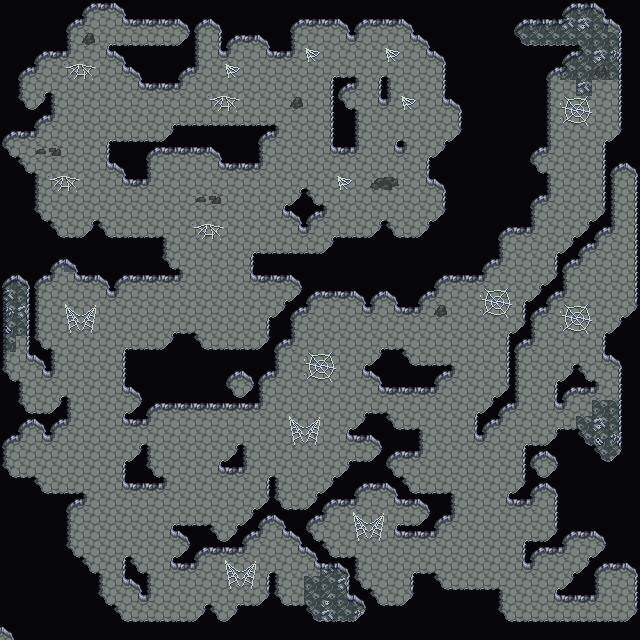

Rendered tile map (Tiled .tmx) drawn with the repository's tilesets; below, a short description and the map source with its tile grids summarised:
An orthogonal 40x40 tile map with 16x16 px tiles, 4 tile layers (Foreground, Tilelaag 3, Tilelaag 4, Walls), 4 tilesets and 44 objects.

<map version="1.10" tiledversion="1.10.1" orientation="orthogonal" renderorder="right-down" width="40" height="40" tilewidth="16" tileheight="16" infinite="0" nextlayerid="11" nextobjectid="110">
 <editorsettings>
  <export target="wastetown..tmx" format="tmx" />
 </editorsettings>
 <tileset firstgid="1" source="../../../../common/maps/tileset/main.tsx" />
 <tileset firstgid="10113" source="../../../../common/maps/tileset/buildings.tsx" />
 <tileset firstgid="11905" source="../../../../common/maps/tileset/dungeon.tsx" />
 <tileset firstgid="16385" source="../../../../common/maps/tileset/buildings-nocollide.tsx" />
 <layer id="3" name="Foreground" width="40" height="40">
  <data>[1600 cells, 1600 non-empty, 3 distinct tile ids]</data>
 </layer>
 <layer id="7" name="Tilelaag 3" width="40" height="40">
  <data>[1600 cells, 63 non-empty, 1 distinct tile ids]</data>
 </layer>
 <layer id="9" name="Tilelaag 4" width="40" height="40">
  <data>[1600 cells, 17 non-empty, 3 distinct tile ids]</data>
 </layer>
 <layer id="6" name="Walls" width="40" height="40">
  <properties>
   <property name="spriteLayer" type="bool" value="true" />
  </properties>
  <data>[1600 cells, 1167 non-empty, 36 distinct tile ids]</data>
 </layer>
 <objectgroup id="4" name="Objects">
  <object id="48" template="../../obj/treasure.tx" x="148.559" y="42.3155">
   <properties>
    <property name="reward">[{"type":"card","probability":1,"count":1,"addMaxCount":5,"colors":["Black"],"rarity":["Uncommon","Rare"],"subTypes":["Spider"],"cardTypes":["Creature"]}]</property>
   </properties>
  </object>
  <object id="49" template="../../../../common/maps/obj/gold.tx" x="144.327" y="139.568" />
  <object id="53" template="../../../../common/maps/obj/enemy.tx" x="208.619" y="253.505">
   <properties>
    <property name="enemy" value="Giant Spider" />
    <property name="threatRange" type="int" value="30" />
   </properties>
  </object>
  <object id="55" template="../../../../common/maps/obj/enemy.tx" x="183.226" y="210.729">
   <properties>
    <property name="enemy" value="Cave Spider" />
    <property name="threatRange" type="int" value="50" />
    <property name="waypoints" value="85,62" />
   </properties>
  </object>
  <object id="56" template="../../obj/booster.tx" x="200.563" y="45.4642">
   <properties>
    <property name="reward">[{"editions":["DMU","BRO","NEO","MID","VOW","SNC","ONE","MOM","MAT","WOE","AFR"],"type":"card","count":10,"rarity":["Common"]},{"editions":["DMU","BRO","NEO","MID","VOW","SNC","ONE","MOM","MAT","WOE","AFR"],"type":"card","count":3,"rarity":["Uncommon"]},{"editions":["DMU","BRO","NEO","MID","VOW","SNC","ONE","MOM","MAT","WOE","AFR"],"type":"card","count":1,"rarity":["Rare","Mythic Rare"]}]</property>
   </properties>
  </object>
  <object id="58" template="../../../../common/maps/obj/waypoint.tx" x="221.473" y="109.515" />
  <object id="59" template="../../../../common/maps/obj/waypoint.tx" x="311.197" y="52.0811" />
  <object id="60" template="../../../../common/maps/obj/waypoint.tx" x="588.667" y="46" />
  <object id="62" template="../../../../common/maps/obj/waypoint.tx" x="297.169" y="176.478" />
  <object id="64" template="../../../../common/maps/obj/waypoint.tx" x="80.3059" y="327.797" />
  <object id="65" template="../../../../common/maps/obj/waypoint.tx" x="68.7555" y="109.78" />
  <object id="66" template="../../../../common/maps/obj/manashards.tx" x="25.0843" y="99.9871" />
  <object id="67" template="../../../../common/maps/obj/manashards.tx" x="355.398" y="105.281" />
  <object id="68" gid="3298" x="179.333" y="173.333" width="16" height="16" />
  <object id="70" template="../../../../common/maps/obj/manashards.tx" x="54.6667" y="296.667" />
  <object id="71" template="../../../../common/maps/obj/manashards.tx" x="330" y="459.333" />
  <object id="72" template="../../../../common/maps/obj/manashards.tx" x="618" y="197.333" />
  <object id="73" template="../../../../common/maps/obj/gold.tx" x="446" y="300" />
  <object id="74" template="../../../../common/maps/obj/gold.tx" x="324.667" y="324.667" />
  <object id="75" template="../../../../common/maps/obj/enemy.tx" x="89.3333" y="454.667">
   <properties>
    <property name="enemy" value="Giant Spider" />
    <property name="threatRange" type="int" value="30" />
    <property name="waypoints" value="64,92" />
   </properties>
  </object>
  <object id="76" template="../../../../common/maps/obj/enemy.tx" x="292" y="437.333">
   <properties>
    <property name="enemy" value="Giant Spider" />
    <property name="threatRange" type="int" value="30" />
    <property name="waypoints" value="95,94,95,93" />
   </properties>
  </object>
  <object id="77" template="../../../../common/maps/obj/enemy.tx" x="461.333" y="394">
   <properties>
    <property name="enemy" value="Giant Spider" />
    <property name="threatRange" type="int" value="30" />
    <property name="waypoints" value="96,98,99,98" />
   </properties>
  </object>
  <object id="78" template="../../../../common/maps/obj/enemy.tx" x="576.667" y="324">
   <properties>
    <property name="enemy" value="Giant Spider" />
    <property name="threatRange" type="int" value="30" />
   </properties>
  </object>
  <object id="79" template="../../../../common/maps/obj/enemy.tx" x="478" y="543.333">
   <properties>
    <property name="enemy" value="Giant Spider" />
    <property name="threatRange" type="int" value="30" />
    <property name="waypoints" value="99,100,101,100" />
   </properties>
  </object>
  <object id="80" template="../../../../common/maps/obj/enemy.tx" x="115.333" y="533.333">
   <properties>
    <property name="enemy" value="Giant Spider" />
    <property name="threatRange" type="int" value="30" />
   </properties>
  </object>
  <object id="81" template="../../../../common/maps/obj/enemy.tx" x="528.667" y="420">
   <properties>
    <property name="enemy" value="Spider" />
    <property name="threatRange" type="int" value="30" />
   </properties>
  </object>
  <object id="82" template="../../../../common/maps/obj/enemy.tx" x="524" y="274.667">
   <properties>
    <property name="enemy" value="Giant Spider" />
    <property name="threatRange" type="int" value="30" />
    <property name="waypoints" value="96,94,97,60,97,94,96" />
   </properties>
  </object>
  <object id="83" template="../../../../common/maps/obj/enemy.tx" x="159.333" y="325.333">
   <properties>
    <property name="enemy" value="Giant Spider" />
    <property name="threatRange" type="int" value="30" />
    <property name="waypoints" value="91,64" />
   </properties>
  </object>
  <object id="84" template="../../../../common/maps/obj/enemy.tx" x="290" y="91.3333">
   <properties>
    <property name="enemy" value="Giant Spider" />
    <property name="threatRange" type="int" value="30" />
    <property name="waypoints" value="62,59,58" />
   </properties>
  </object>
  <object id="85" template="../../../../common/maps/obj/waypoint.tx" x="66.6667" y="204.667" />
  <object id="86" template="../../../../common/maps/obj/waypoint.tx" x="91.3333" y="46.6667" />
  <object id="87" template="../../../../common/maps/obj/enemy.tx" x="64" y="145.333">
   <properties>
    <property name="enemy" value="Giant Spider" />
    <property name="threatRange" type="int" value="30" />
    <property name="waypoints" value="86,65" />
   </properties>
  </object>
  <object id="91" template="../../../../common/maps/obj/waypoint.tx" x="240" y="311.333" />
  <object id="92" template="../../../../common/maps/obj/waypoint.tx" x="88" y="510" />
  <object id="93" template="../../../../common/maps/obj/waypoint.tx" x="172" y="441.333" />
  <object id="94" template="../../../../common/maps/obj/waypoint.tx" x="338" y="336" />
  <object id="95" template="../../../../common/maps/obj/waypoint.tx" x="314" y="423.333" />
  <object id="96" template="../../../../common/maps/obj/waypoint.tx" x="466.667" y="334.667" />
  </objectgroup>
</map>
<!-- 6 of 44 objects omitted -->
